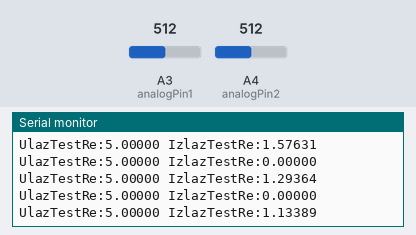
Bench run of a sketch on a simulated Arduino Uno, built with avr-gcc and run on an emulated ATmega328P. Parts: the last lines printed to the serial monitor. The inputs (shaded band) are chosen by the test bench; at power-on: A3 (analogPin1) = 512, A4 (analogPin2) = 512.

Above: at 3.2 s.
3.3 s: A3 (analogPin1) set to 484
At 3.33 s:
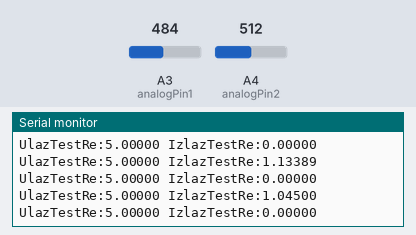
6.3 s: A3 (analogPin1) set to 511
At 6.32 s:
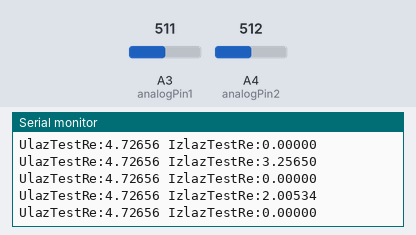
9.3 s: A3 (analogPin1) set to 306
At 9.32 s:
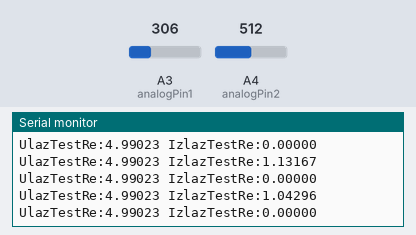
Timing chart, 0 to 12.3 s (numbered marks = the images above; inputs shaded):
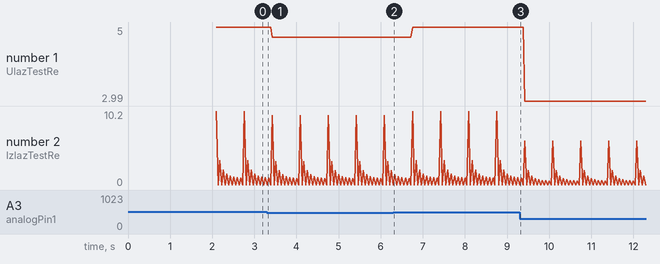

The sketch:

FFT3.ino
```cpp
/*
 * OVO JE PRIMJER ZA SERIJSKI PLOTTER
 * DISKRETNE FOURIEROVE TRANSFORMACIJE
 * DISKRETNE SINUSNE I KOSINUSNE TRANSFORMACIJE
 * ULAZ JE OČITAVANJE PINOVA A3 I A4
 */

#include <avr/pgmspace.h>
#define BITOVA 4 //za Uno 4 je maksimalno, za MKR1010 može do 8

/* za testiranje, 4 bita, uzorak 16 */
const PROGMEM float dctTest[] = {1.00000, 6.47410, 0.00000, 0.70977, 0.00000, 0.24805, 0.00000, 0.12005, 0.00000, 0.06635, 0.00000, 0.03788, 0.00000, 0.01981, 0.00000, 0.00619};
const PROGMEM float dstTest[] = {0.63764, 5.12583, 0.21531, 2.61313, 0.13258, 1.79995, 0.09852, 1.41421, 0.08085, 1.20269, 0.07087, 1.08239, 0.06531, 1.01959, 0.06280, 1.00000};
const PROGMEM float dftTestRe[] = {0.50000, -2.01367, -0.70711, -0.24830, -0.00000, 0.16591, 0.29289, 0.40054, 0.50000, 0.59946, 0.70711, 0.83409, 1.00000, 1.24830, 1.70711, 3.01367};
const PROGMEM float dftTestIm[] = {-0.50000, -3.01367, -1.70711, -1.24830, -1.00000, -0.83409, -0.70711, -0.59946, -0.50000, -0.40054, -0.29289, -0.16591, -0.00000, 0.24830, 0.70711, 2.01367};

int analogPin1 = A3, analogPin2 = A4;

byte bitova;
word uzoraka, uzoraka2;
float norma, smjer;

float *ulazTestRe, *ulazTestIm, *izlazTestRe, *izlazTestIm;
float *FFTulazRe, *FFTulazIm, *FFTizlazRe, *FFTizlazIm;
word *redoslijed;
float *rampKosinusi, *rampSinusi;
float *Kosinusi, *Sinusi;

void setup()
{
  word i;
  Serial.begin(9600);
  while (!Serial);

  bitova = BITOVA;
  uzoraka = 1<<bitova;
  uzoraka2 = uzoraka<<1;
  /* konstantni testni parametri, zelimo ih nepromjenjive za razne funkcije */
  ulazTestRe = new float[uzoraka];
  ulazTestIm = new float[uzoraka];
  izlazTestRe = new float[uzoraka];
  izlazTestIm = new float[uzoraka];

  /* promjenjivi ulazni parametri za DCT, DST, FFT - funkcije ih mogu mijenjati */
  FFTulazRe        = new float[uzoraka2];
  FFTulazIm        = new float[uzoraka2];
  FFTizlazRe       = new float[uzoraka2];
  FFTizlazIm       = new float[uzoraka2];

  /* konstantne vrijednosti, ne mijenjaju se */
  redoslijed = new word[uzoraka2];
  Kosinusi   = new float[uzoraka2];
  Sinusi     = new float[uzoraka2];
  rampKosinusi  = new float[uzoraka];
  rampSinusi    = new float[uzoraka];

  /* testiranje, privremeno sve postavljamo na 4 bita
  *  Ako je alocirana memorija uz premalo bita, testiranje se nece provesti
  */
  if(bitova>=4)
  {
    bitova = 4;
    uzoraka = 1<<bitova;
    uzoraka2 = uzoraka<<1;
    inicijalizacija(1);
    test();
  }
  else
  {
    Serial.print("Odredjeno je premalo bitova za testiranje: "); Serial.println(bitova);
  }

  /* vracamo natrag na potreban broj bita i finalno inicijaliziramo */
  bitova = BITOVA;
  uzoraka = 1<<bitova;
  uzoraka2 = uzoraka<<1;
  inicijalizacija(1);
  //primjer();
}

void loop()
{
  /* ukljuciti samo jedan */
  primjerDST();
  //primjerDCT();
  //primjerDFT();
}

void test()
{
  word i;
  float t;

  /* punimo parametre */
  for(i=0; i<16; i++)
    ulazTestRe[i]=0.5-1.0/uzoraka*i;
  /* testiramo DCT */
  promijeniSmjer(1);
  DCT(ulazTestRe, izlazTestRe);
  for(i=0; i<16; i++)
  {
    t = pgm_read_float(dctTest+i);
    if(abs(izlazTestRe[i]-t)>0.0001)
    {
      Serial.print("Test je podbacio na DCT "); Serial.print(i); Serial.println("/15");
      Serial.print("izlazTestRe: "); Serial.print(izlazTestRe[i],5); Serial.print(", dctTest: "); Serial.println(t,5);
      return;
    }
  }
  /* testiramo IDCT */
  for(i=0; i<16; i++)
    ulazTestRe[i]=pgm_read_float(dctTest+i);
  promijeniSmjer(-1);
  DCT(ulazTestRe, izlazTestRe);
  normiranje(izlazTestRe, izlazTestIm, 1);
  for(i=0; i<16; i++)
  {
    t = 0.5-1.0/uzoraka*i;
    if(abs(izlazTestRe[i]-t)>0.0001)
    {
      Serial.print("Test je podbacio na IDCT "); Serial.print(i); Serial.println("/15");
      Serial.print("izlazTestRe: "); Serial.print(izlazTestRe[i],5); Serial.print(", dctTest: "); Serial.println(t,5);
      return;
    }
  }
  /* testiramo DST */
  for(i=0; i<16; i++)
    ulazTestRe[i]=0.5-1.0/uzoraka*i;
  promijeniSmjer(1);
  DST(ulazTestRe, izlazTestRe);
  for(i=0; i<16; i++)
  {
    t = pgm_read_float(dstTest+i);
    if(abs(izlazTestRe[i]-t)>0.0001)
    {
      Serial.print("Test je podbacio na DST "); Serial.print(i); Serial.println("/15");
      Serial.print("izlazTestRe: "); Serial.print(izlazTestRe[i],5); Serial.print(", dstTest: "); Serial.println(t,5);
      return;
    }
  }
  /* testiramo IDST */
  for(i=0; i<16; i++)
    ulazTestRe[i]=pgm_read_float(dstTest+i);
  promijeniSmjer(-1);
  DST(ulazTestRe, izlazTestRe);
  normiranje(izlazTestRe, izlazTestIm, 1);
  for(i=0; i<16; i++)
  {
    t = 0.5-1.0/uzoraka*i;
    if(abs(izlazTestRe[i]-t)>0.0001)
    {
      Serial.print("Test je podbacio na IDST "); Serial.print(i); Serial.println("/15");
      Serial.print("ulazTestRe: "); Serial.print(izlazTestRe[i],5); Serial.print(", idstTest: "); Serial.println(t,5);
      return;
    }
  }
  /* testiramo DFT */
  for(i=0; i<16; i++)
  {
    ulazTestRe[i]=0.5-1.0/uzoraka*i;
    ulazTestIm[i]=-0.5+1.0/uzoraka*i;
  }
  promijeniSmjer(1);
  DFT(ulazTestRe, ulazTestIm, izlazTestRe, izlazTestIm);
  for(i=0; i<16; i++)
  {
    t = pgm_read_float(dftTestRe+i);
    if(abs(izlazTestRe[i]-t)>0.0001)
    {
      Serial.print("Test je podbacio na DFT, realni dio "); Serial.print(i); Serial.println("/15");
      Serial.print("izlazTestRe: "); Serial.print(izlazTestRe[i],5); Serial.print(", dftTestRe: "); Serial.println(t,5);
      return;
    }
    t = pgm_read_float(dftTestIm+i);
    if(abs(izlazTestIm[i]-t)>0.0001)
    {
      Serial.print("Test je podbacio na DFT, imaginarni dio "); Serial.print(i); Serial.println("/15");
      Serial.print("izlazTestIm: "); Serial.print(izlazTestIm[i],5); Serial.print(", dftTestIm: "); Serial.println(t,5);
      return;
    }
  }
  /* testiramo IDFT */
  for(i=0; i<16; i++)
  {
    ulazTestRe[i]=pgm_read_float(dftTestRe+i);
    ulazTestIm[i]=pgm_read_float(dftTestIm+i);
  }
  promijeniSmjer(-1);
  DFT(ulazTestRe, ulazTestIm, izlazTestRe, izlazTestIm);
  normiranje(izlazTestRe, izlazTestIm, 2);
  for(i=0; i<16; i++)
  {
    t = 0.5-1.0/uzoraka*i;
    if(abs(izlazTestRe[i]-t)>0.0001)
    {
      Serial.print("Test je podbacio na IDFT, realni dio "); Serial.print(i); Serial.println("/15");
      Serial.print("izlazTestRe: "); Serial.print(izlazTestRe[i],5); Serial.print(", idftTestRe: "); Serial.println(t,5);
      return;
    }
    t = -0.5+1.0/uzoraka*i;
    if(abs(izlazTestIm[i]-t)>0.0001)
    {
      Serial.print("Test je podbacio na IDFT, imaginarni dio "); Serial.print(i); Serial.println("/15");
      Serial.print("izlazTestIm: "); Serial.print(izlazTestIm[i],5); Serial.print(", idftTestIm: "); Serial.println(t,5);
      return;
    }
  }
  Serial.println("TEST O.K.");
  delay(2000);
}

/* primjer za serial plotter, diskretne sinusne transformacije */
void primjerDST()
{
  word i;
  for(i=0; i<uzoraka; i++)
  {
    ulazTestRe[i] = analogRead(analogPin1)/1024.0;
    ulazTestIm[i] = analogRead(analogPin2)/1024.0;
  }
  DST(ulazTestRe, izlazTestRe);
  for(i=0; i<uzoraka; i++)
  {
    Serial.print("UlazTestRe:");
    Serial.print(10*ulazTestRe[i],5); Serial.print(" ");
    Serial.print("IzlazTestRe:");
    Serial.println(izlazTestRe[i],5);
    delay(1);
  }
}

/* primjer za serial plotter, diskretne kosinusne transformacije */
void primjerDCT()
{
  word i;
  for(i=0; i<uzoraka; i++)
  {
    ulazTestRe[i] = analogRead(analogPin1)/1024.0;
    ulazTestIm[i] = analogRead(analogPin2)/1024.0;
  }
  DCT(ulazTestRe, izlazTestRe);
  for(i=0; i<uzoraka; i++)
  {
    Serial.print("UlazTestRe:");
    Serial.print(10*ulazTestRe[i],5); Serial.print(" ");
    Serial.print("IzlazTestRe:");
    Serial.println(izlazTestRe[i],5);
    delay(1);
  }
}

/* primjer za serial plotter, diskretne Fourierove transformacije */
void primjerDFT()
{
  word i;

  for(i=0; i<uzoraka; i++)
  {
    ulazTestRe[i] = analogRead(analogPin1)/1024.0;
    ulazTestIm[i] = analogRead(analogPin2)/1024.0;
  }

  DFT(ulazTestRe, ulazTestIm, izlazTestRe, izlazTestIm);
  for(i=0; i<uzoraka; i++)
  {
    Serial.print("UlazTestRe:");
    Serial.print(10*ulazTestRe[i],5); Serial.print(" ");
    Serial.print("UlazTestIm:");
    Serial.print(10*ulazTestIm[i],5); Serial.print(" ");
    Serial.print("IzlazTestRe:");
    Serial.print(izlazTestRe[i],5); Serial.print(" ");
    Serial.print("IzlazTestIm:");
    Serial.println(izlazTestIm[i],5);

    delay(1);
  }
}

bool inicijalizacija(byte smjer)
{
  word i;
  float di, pidi, invUz1, invUz2;
  invUz1 = 1.0/uzoraka;
  invUz2 = 1.0/(2.0*uzoraka);

  norma = invUz2;
  promijeniSmjer(smjer);

  for(i=0, di=0; i<uzoraka; i++, di+=1.0)
  {
    pidi = M_PI*di;
    rampKosinusi[i]  = cos(pidi*invUz2);
    rampSinusi[i]    = sin(pidi*invUz2);

  }
  for(i=0, di=0.0; i<(uzoraka<<1); i++, di+=1.0)
  {
    pidi = M_PI*di;
    redoslijed[i] = zrcaljenjebitova(i, bitova+1);
    Kosinusi[i]   = cos(pidi*invUz1);
    Sinusi[i]     = sin(pidi*invUz1);
  }

  return true;
}

void DFT(float rex[], float imx[], float ref[], float imf[])
{
  FFT(rex,imx,ref,imf,2);
}

void DST(float x[], float f[])
{
  word i,j;
  if(smjer==1)
    for(i=0, j=uzoraka-1; i<uzoraka; i++,j--)
    {   //pripremamo ulazne podatke za dst
        FFTulazRe[i]=FFTulazIm[i]=x[i];
        FFTulazRe[i+uzoraka]=FFTulazIm[i+uzoraka]=-x[j];
    }
  else
  {
      //pripremamo ulazne podatke za idst
      FFTulazRe[0]=FFTulazIm[0]=0.0;
      FFTulazRe[uzoraka]=FFTulazIm[uzoraka]=x[uzoraka-1];
      for(i=1, j=(uzoraka<<1)-1; i<uzoraka; i++, j--)
      {
          //mnozenje sa inverznom faznom rampom da se dobiju podaci za idct
          FFTulazRe[i]=FFTulazIm[j]= x[i-1]*(rampKosinusi[i]+rampSinusi[i]);
          FFTulazIm[i]=FFTulazRe[j]=-x[i-1]*(rampKosinusi[i]-rampSinusi[i]);
      }
  }
  FFT(FFTulazRe,FFTulazIm,FFTizlazRe,FFTizlazIm,1);
  if(smjer==1)
  {
      f[uzoraka-1]=FFTizlazRe[uzoraka]*rampKosinusi[0]+FFTizlazIm[uzoraka]*rampSinusi[0];
      for(i=0; i<uzoraka-1; i++) //mnozenje sa faznom rampom da se dobije izlaz
          f[i]=FFTizlazRe[i+1]*rampKosinusi[(i+1)]+FFTizlazIm[i+1]*rampSinusi[(i+1)];
  }
  else
      for(i=0; i<uzoraka; i++) //uzimamo samo prve potrebne elemente
          f[i]=FFTizlazRe[i];
}

void DCT(float x[], float f[])
{
  word i,j;
  if(smjer==1)
  for(i=0, j=uzoraka-1; i<uzoraka; i++,j--)
  {   //pripremamo ulazne podatke za dct
      FFTulazRe[i]=FFTulazIm[i]=x[i];
      FFTulazRe[i+uzoraka]=FFTulazIm[i+uzoraka]=x[j];
  }
  else
  {
      //pripremamo ulazne podatke za idct
      FFTulazRe[0]=FFTulazIm[0]=x[0];
      FFTulazRe[uzoraka]=FFTulazIm[uzoraka]=0.0;
      for(i=1, j=uzoraka2-1; i<uzoraka; i++, j--)
      {
          //mnozenje sa inverznom faznom rampom da se dobiju podaci za idct
          FFTulazRe[i]=FFTulazIm[j]=x[i]*(rampKosinusi[i]-rampSinusi[i]);
          FFTulazIm[i]=FFTulazRe[j]=x[i]*(rampKosinusi[i]+rampSinusi[i]);
      }
  }
  //izvodjenje diskretnih fourierovih transformacija (ovisno o smjeru dft ili idft
  FFT(FFTulazRe,FFTulazIm,FFTizlazRe,FFTizlazIm,1);
  if(smjer==1)
    for(i=0; i<uzoraka; i++) //mnozenje sa faznom rampom da se dobije izlaz
        f[i]=FFTizlazRe[i]*rampKosinusi[i]+FFTizlazIm[i]*rampSinusi[i];
  else
    for(i=0; i<uzoraka; i++) //uzimamo samo prve potrebne elemente
        f[i]=FFTizlazRe[i];
}

void promijeniSmjer(short s)
{
    smjer=s>=0?1.0:-1.0;
}

void normiranje(float rex[], float imx[], byte skok)
{
  word i;
  for(i=0; i<uzoraka; i++)
  {
      rex[i]*=(norma*skok);
      imx[i]*=(norma*skok);
  }
}

void FFT(float *rex, float *imx, float *ref, float *imf, byte skok)
{
  word i, uz;
  word broj_grupa;
  word sirina;
  word polusirina;
  word grupa, sirgrupa;
  word element, polusirelement;
  word trig_indeks, trig_indeks2;
  word i1, i2;
  float cosref, cosimf, sinref, sinimf, temp;
  float reElement, imElement, reKopija, imKopija;
  uz = uzoraka2/skok;
  broj_grupa=uz>>1;
  sirina=2;
  polusirina=1;
  /* racunamo naopako, od zadnjeg prema prvom unutar svake grupe, okrecu se svi osim prvog elementa
   *  prvo pomicemo sve a onda cirkularno okrenemo za jedan
   *  Prva faza: najmanje grupe od po dva elementa
   */
  temp=uz-1;
  for(grupa=0,sirgrupa=0, polusirelement=polusirina; grupa < broj_grupa;
        grupa++,sirgrupa+=sirina,polusirelement+=sirina)
    {
        i1=redoslijed[sirgrupa*skok];
        i2=redoslijed[polusirelement*skok];

        reElement=rex[i1]+rex[i2];
        imElement=imx[i1]+imx[i2];
        reKopija=rex[i1]-rex[i2];
        imKopija=imx[i1]-imx[i2];

        //okrecemo naopako
        i1=temp-redoslijed[i1*skok];
        i2=temp-redoslijed[i2*skok];
        ref[i1]=reElement;
        imf[i1]=imElement;
        ref[i2]=reKopija;
        imf[i2]=imKopija;
    }
    /*
     *  Glavna faza - postupno sirenje grupa (dupliranje) i smanjivanje njihovog broja
     */
    sirina=4;
    polusirina=2;
    while(sirina<=uz)
    {
        broj_grupa>>=1;
        for(grupa=0, sirgrupa=0; grupa < broj_grupa; grupa++,sirgrupa+=sirina)
        {   //idemo u obrnutom smjeru unutar grupa
            for(element=sirgrupa+sirina-1, trig_indeks=0, polusirelement=sirgrupa+polusirina-1;
                element>=sirgrupa+polusirina; element--, trig_indeks+=broj_grupa, polusirelement--)
            {
                trig_indeks2 = trig_indeks*skok;
                cosref = ref[polusirelement]*Kosinusi[trig_indeks2];
                sinref = smjer*ref[polusirelement]*Sinusi[trig_indeks2];
                cosimf = imf[polusirelement]*Kosinusi[trig_indeks2];
                sinimf = smjer*imf[polusirelement]*Sinusi[trig_indeks2];
                ref[polusirelement]  = ref[element]-cosref+sinimf;
                imf[polusirelement]  = imf[element]-cosimf-sinref;
                ref[element]+=cosref-sinimf;
                imf[element]+=cosimf+sinref;
            }
        }
        sirina <<=1;
        polusirina <<=1;
    }
    /*
     * Cirkularno pomicanje udesno
     */
    temp=ref[uz-1];
    for(element=uz-1; element>0; element--)
        ref[element]=ref[element-1];
    ref[0]=temp;
    temp=imf[uz-1];
    for(element=uz-1; element>0; element--)
        imf[element]=imf[element-1];
    imf[0]=temp;
}

/* FFT scramble metoda, izbjegava se potreba za rekurzijama */
int zrcaljenjebitova(int ulaz, byte bitova)
{
  word i, postavljanje, maska, rezultat;
  for(i=0, rezultat=0, maska=1, postavljanje = 1<<(bitova-1); i<bitova; i++, maska <<=1, postavljanje>>=1)
    if(maska & ulaz)
      rezultat |= postavljanje;
  return rezultat;
}

/* pomocna funkcija */
char* ispisbitova(int ulaz, byte bitova)
{
  static char rezultat[17];
  byte i;
  for(i=0; i<bitova; i++)
    rezultat[i] = ulaz & (1<<(bitova-1-i))?'1':'0';
  rezultat[i]='\0';
  return rezultat;
}
```

Measured:
- plotted number 1: 5 → 4.73 after the input at 3.3 s, 4.73 → 4.99 after the input at 6.3 s, 4.99 → 2.99 after the input at 9.3 s
- plotted number 2: 0 → 0.62 after the input at 9.3 s
